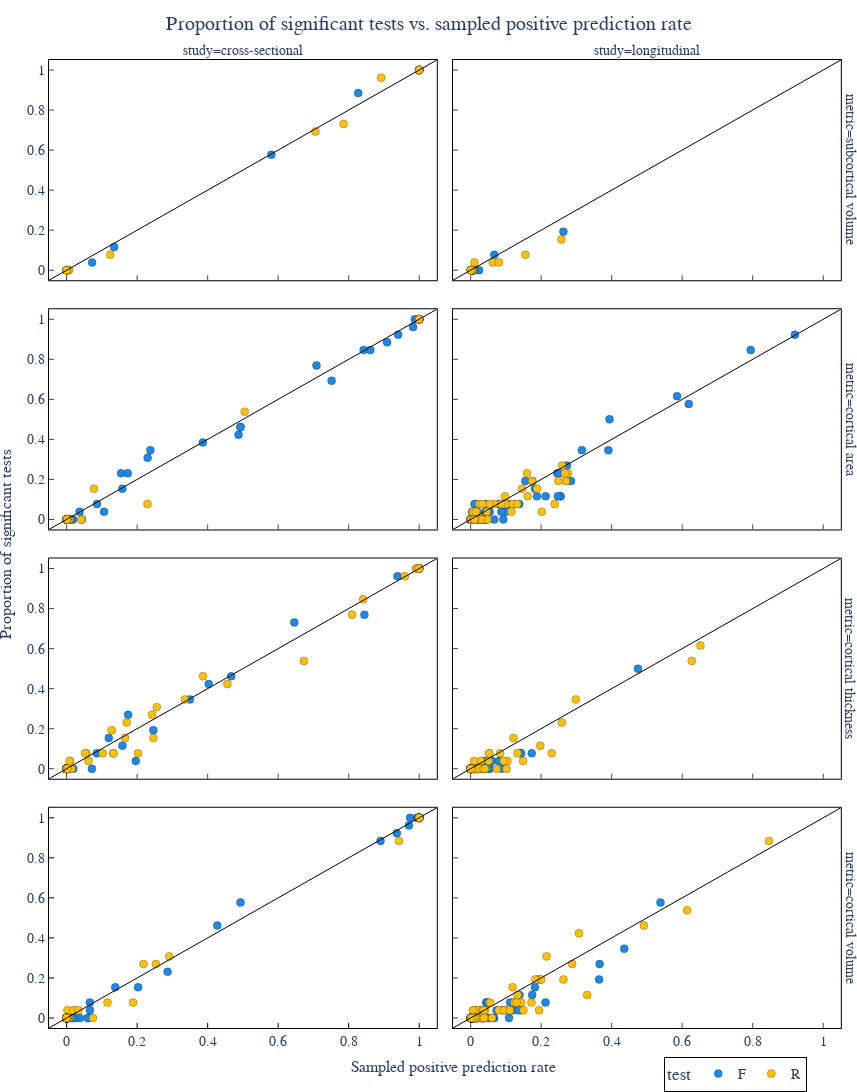

Source (notebook cell):
### Code cell
import plotly.graph_objects as go

colormap = {}
# Colorblind palette https://davidmathlogic.com/colorblind/#%23D81B60-%231E88E5-%23FFC107-%23004D40
colormap["T"] = "#D81B60"
colormap["F"] = "#1E88E5"
colormap["R"] = "#FFC107"

df.loc[df["test"] == "r", "test"] = "R"

fig = px.scatter(
    df[df["region"].isin(regions)],
    x="P_sampled",
    y="Fraction Significant_sampled",
    facet_col="study",
    facet_row="metric",
    color="test",
    color_discrete_map=colormap,
    height=1200,
    width=1200 / 1.4,
)
fig.add_trace(
    go.Scatter(
        x=[-1, 2], y=[-1, 2], mode="lines", line=dict(color="black", width=1), showlegend=False
    ),
    row="all",
    col="all",
)

nature_style(fig, width=fig.layout.width, height=fig.layout.height)


# 1. Remove the titles from the individual subplot axes
fig.update_xaxes(title=None)
fig.update_yaxes(title=None)

# 1. Disable standard axis titles
fig.update_layout(
    title_x=0.5,
    xaxis_title="",
    yaxis_title="",
    margin=dict(l=80, b=80),
    legend=dict(
        x=0.85,
        y=-0.03,
        orientation="h",
        xanchor="center",
        yanchor="top",
        bgcolor="rgba(255, 255, 255, 0.8)",
        bordercolor="black",
        borderwidth=1,
    ),
)

# X axis
fig.add_annotation(
    x=0.5,  # Center of the figure width
    y=-0.03,  # Position below the plot (adjust as needed)
    xref="paper",  # Use normalized coordinates (0-1)
    yref="paper",
    text="Sampled positive prediction rate",
    showarrow=False,
    font=dict(size=16),  # Match your Nature-style font
    xanchor="center",
    yanchor="top",
)
# Y axis
fig.add_annotation(
    x=-0.04,  # Position to the left of the plot (adjust as needed)
    y=0.5,  # Center of the figure height
    xref="paper",
    yref="paper",
    text="Proportion of significant tests",
    textangle=-90,  # Rotate vertical
    showarrow=False,
    font=dict(size=16),
    xanchor="right",
    yanchor="middle",
)

fig.update_layout(margin=dict(l=10, b=20, t=60, r=0))
fig.update_layout(title="Proportion of significant tests vs. sampled positive prediction rate", title_x=0.501)

### Figure 1 — Plotly figure (JSON) as saved in the notebook; plotly's stock layout.template omitted (floating-point values rounded to 4 significant figures)
{"data": [{"hovertemplate": "test=F<br>metric=subcortical volume<br>study=cross-sectional<br>P_sampled=%{x}<br>Fraction Significant_sampled=%{y}<extra></extra>", "legendgroup": "F", "marker": {"color": "#1E88E5", "line": {"color": "black", "width": 0.25}, "opacity": 1, "size": 8, "symbol": "circle"}, "mode": "markers", "name": "F", "orientation": "v", "showlegend": true, "type": "scatter", "x": [0.5807, 0.07229, 1.755e-47, 0.827, 1.0, 0.0006695, 1.0, 1.0, 1.0, 1.872e-05, 1.0, 1.0, 0.1347, 1.0], "xaxis": "x7", "y": [0.5769, 0.03846, 0.0, 0.8846, 1.0, 0.0, 1.0, 1.0, 1.0, 0.0, 1.0, 1.0, 0.1154, 1.0], "yaxis": "y7"}, {"hovertemplate": "test=F<br>metric=subcortical volume<br>study=longitudinal<br>P_sampled=%{x}<br>Fraction Significant_sampled=%{y}<extra></extra>", "legendgroup": "F", "marker": {"color": "#1E88E5", "line": {"color": "black", "width": 0.25}, "opacity": 1, "size": 8, "symbol": "circle"}, "mode": "markers", "name": "F", "orientation": "v", "showlegend": false, "type": "scatter", "x": [0.005881, 0.001131, 0.008758, 0.02399, 0.008172, 0.004921, 0.004632, 0.006011, 0.06714, 0.2631, 0.01028, 0.004138, 0.006953, 0.009285], "xaxis": "x8", "y": [0.0, 0.0, 0.0, 0.0, 0.0, 0.0, 0.0, 0.0, 0.07692, 0.1923, 0.0, 0.0, 0.0, 0.0], "yaxis": "y8"}, {"hovertemplate": "test=F<br>metric=cortical area<br>study=cross-sectional<br>P_sampled=%{x}<br>Fraction Significant_sampled=%{y}<extra></extra>", "legendgroup": "F", "marker": {"color": "#1E88E5", "line": {"color": "black", "width": 0.25}, "opacity": 1, "size": 8, "symbol": "circle"}, "mode": "markers", "name": "F", "orientation": "v", "showlegend": false, "type": "scatter", "x": [0.0001208, 5.379e-05, 0.03678, 0.0009266, 4.956e-05, 0.04331, 0.01832, 2.106e-05, 0.002655, 0.7087, 1.687e-07, 3.844e-05, 0.002181, 0.1544, 0.00239, 0.01506, 1.191e-12, 0.0001434, 1.0, 5.809e-06, 1.0, 0.9876, 0.0001141, 1.0, 4.269e-17, 0.2374, 0.1062, 0.9089, 5.4e-09, 5.659e-09, 0.4876, 7.724e-11, 5.814e-05, 0.3864, 0.158, 1.0, 1.168e-15, 1.831e-10, 2.44e-10, 0.9404, 0.0003204, 2.541e-05, 9.955e-06, 0.4931, 1.9e-14, 0.1735, 0.8424, 7.797e-06, 0.8615, 0.493, 4.359e-13, 0.005958, 0.9993, 1.0, 1.0, 0.08609, 1.063e-16, 1.0, 2.835e-15, 8.477e-08, 0.9998, 1.0, 0.0003719, 1.968e-16, 0.9826, 4.096e-09, 0.2298, 0.7515], "xaxis": "x5", "y": [0.0, 0.0, 0.03846, 0.0, 0.0, 0.0, 0.0, 0.0, 0.0, 0.7692, 0.0, 0.0, 0.0, 0.2308, 0.0, 0.0, 0.0, 0.0, 1.0, 0.0, 1.0, 1.0, 0.0, 1.0, 0.0, 0.3462, 0.03846, 0.8846, 0.0, 0.0, 0.4231, 0.0, 0.0, 0.3846, 0.1538, 1.0, 0.0, 0.0, 0.0, 0.9231, 0.0, 0.0, 0.0, 0.4615, 0.0, 0.2308, 0.8462, 0.0, 0.8462, 0.4615, 0.0, 0.0, 1.0, 1.0, 1.0, 0.07692, 0.0, 1.0, 0.0, 0.0, 1.0, 1.0, 0.0, 0.0, 0.9615, 0.0, 0.3077, 0.6923], "yaxis": "y5"}, {"hovertemplate": "test=F<br>metric=cortical area<br>study=longitudinal<br>P_sampled=%{x}<br>Fraction Significant_sampled=%{y}<extra></extra>", "legendgroup": "F", "marker": {"color": "#1E88E5", "line": {"color": "black", "width": 0.25}, "opacity": 1, "size": 8, "symbol": "circle"}, "mode": "markers", "name": "F", "orientation": "v", "showlegend": false, "type": "scatter", "x": [0.138, 0.004416, 0.007481, 0.5854, 0.09961, 0.04174, 0.2551, 0.7943, 0.3154, 0.02052, 0.01306, 0.1552, 0.001804, 0.08392, 0.0343, 0.3908, 0.0002803, 0.02396, 0.2541, 0.04467, 0.0803, 0.1749, 0.003959, 0.04373, 0.001321, 0.01368, 0.008277, 0.009033, 0.0454, 0.08706, 0.2461, 0.2731, 0.004319, 0.2126, 0.1881, 0.02911, 0.0003912, 0.2846, 0.09264, 0.008838, 0.6187, 0.01695, 0.006051, 0.01426, 0.00582, 0.9196, 0.01895, 0.2505, 0.04636, 0.1084, 0.001094, 0.05413, 0.3939, 0.01707, 0.06684, 0.1274, 0.000476, 0.04867, 4.561e-05, 0.0002257, 0.016, 2.757e-05, 0.004737, 0.01094, 0.2474, 0.003972, 0.001322, 0.1825], "xaxis": "x6", "y": [0.07692, 0.0, 0.0, 0.6154, 0.03846, 0.03846, 0.1154, 0.8462, 0.3462, 0.0, 0.0, 0.1923, 0.0, 0.07692, 0.0, 0.3462, 0.0, 0.0, 0.1154, 0.0, 0.07692, 0.1923, 0.0, 0.07692, 0.0, 0.0, 0.0, 0.0, 0.0, 0.03846, 0.2308, 0.2692, 0.03846, 0.1154, 0.1154, 0.0, 0.0, 0.1923, 0.0, 0.0, 0.5769, 0.07692, 0.0, 0.03846, 0.0, 0.9231, 0.03846, 0.2308, 0.03846, 0.07692, 0.0, 0.03846, 0.5, 0.0, 0.0, 0.07692, 0.0, 0.03846, 0.0, 0.0, 0.0, 0.0, 0.0, 0.07692, 0.1154, 0.0, 0.0, 0.1538], "yaxis": "y6"}, {"hovertemplate": "test=F<br>metric=cortical thickness<br>study=cross-sectional<br>P_sampled=%{x}<br>Fraction Significant_sampled=%{y}<extra></extra>", "legendgroup": "F", "marker": {"color": "#1E88E5", "line": {"color": "black", "width": 0.25}, "opacity": 1, "size": 8, "symbol": "circle"}, "mode": "markers", "name": "F", "orientation": "v", "showlegend": false, "type": "scatter", "x": [2.442e-11, 1.118e-06, 3.556e-13, 7.624e-12, 0.9383, 0.1582, 0.01877, 4.271e-10, 2.403e-06, 0.4667, 1.929e-08, 1.141e-09, 0.9985, 5.797e-12, 2.332e-06, 1.584e-09, 1.0, 9.335e-09, 1.539e-09, 0.6458, 9.308e-05, 0.001602, 7.626e-07, 6.537e-11, 0.4031, 2.151e-13, 5.207e-06, 5.133e-05, 1.956e-18, 1.021e-20, 1.047e-13, 2.205e-11, 0.1961, 4.936e-07, 3.083e-16, 2.299e-08, 1.573e-11, 5.895e-09, 0.8446, 0.001803, 3.66e-05, 2.025e-13, 1.466e-14, 0.2461, 3.617e-05, 1.592e-20, 6.342e-05, 7.69e-08, 0.07166, 8.564e-13, 0.3496, 0.1744, 1.06e-07, 0.1196, 1.603e-05, 4.123e-06, 0.001646, 6.807e-10, 0.08567, 3.998e-09, 1.111e-06, 0.0003572, 0.0001549, 4.21e-41, 5.699e-10, 1.143e-14, 0.0001053, 1.976e-14], "xaxis": "x3", "y": [0.0, 0.0, 0.0, 0.0, 0.9615, 0.1154, 0.0, 0.0, 0.0, 0.4615, 0.0, 0.0, 1.0, 0.0, 0.0, 0.0, 1.0, 0.0, 0.0, 0.7308, 0.0, 0.0, 0.0, 0.0, 0.4231, 0.0, 0.0, 0.0, 0.0, 0.0, 0.0, 0.0, 0.03846, 0.0, 0.0, 0.0, 0.0, 0.0, 0.7692, 0.0, 0.0, 0.0, 0.0, 0.1923, 0.0, 0.0, 0.0, 0.0, 0.0, 0.0, 0.3462, 0.2692, 0.0, 0.1538, 0.0, 0.0, 0.0, 0.0, 0.07692, 0.0, 0.0, 0.0, 0.0, 0.0, 0.0, 0.0, 0.0, 0.0], "yaxis": "y3"}, {"hovertemplate": "test=F<br>metric=cortical thickness<br>study=longitudinal<br>P_sampled=%{x}<br>Fraction Significant_sampled=%{y}<extra></extra>", "legendgroup": "F", "marker": {"color": "#1E88E5", "line": {"color": "black", "width": 0.25}, "opacity": 1, "size": 8, "symbol": "circle"}, "mode": "markers", "name": "F", "orientation": "v", "showlegend": false, "type": "scatter", "x": [0.002037, 0.001371, 0.00829, 0.0116, 0.04071, 0.03302, 0.05426, 1.211e-05, 0.004121, 0.000321, 0.142, 0.008284, 3.607e-06, 0.007609, 0.009275, 4.965e-06, 1.204e-07, 0.04461, 0.4746, 3.068e-06, 0.01438, 0.0883, 0.0001764, 0.005774, 0.002296, 8.623e-06, 0.143, 3.802e-06, 0.009485, 1.785e-06, 0.0004264, 6.27e-09, 0.01334, 0.0003667, 6.098e-05, 0.002467, 3.04e-07, 0.00759, 0.01162, 0.03077, 0.01099, 4.572e-08, 6.375e-09, 0.1733, 0.04904, 0.007226, 0.003889, 0.0207, 0.004627, 1.847e-06, 0.0003125, 0.06065, 4.993e-06, 0.05174, 3.792e-05, 0.0807, 9.768e-06, 0.02486, 0.001561, 2.808e-09, 0.02896, 6.28e-05, 0.0001559, 1.948e-06, 0.0001697, 0.003266, 0.002002, 0.001314], "xaxis": "x4", "y": [0.0, 0.0, 0.0, 0.0, 0.0, 0.03846, 0.0, 0.0, 0.0, 0.0, 0.07692, 0.0, 0.0, 0.0, 0.0, 0.0, 0.0, 0.03846, 0.5, 0.0, 0.0, 0.0, 0.0, 0.0, 0.0, 0.0, 0.07692, 0.0, 0.0, 0.0, 0.0, 0.0, 0.0, 0.0, 0.0, 0.0, 0.0, 0.0, 0.0, 0.0, 0.0, 0.0, 0.0, 0.07692, 0.03846, 0.0, 0.0, 0.0, 0.0, 0.0, 0.0, 0.03846, 0.0, 0.0, 0.0, 0.03846, 0.0, 0.0, 0.0, 0.0, 0.0, 0.0, 0.0, 0.0, 0.0, 0.0, 0.0, 0.0], "yaxis": "y4"}, {"hovertemplate": "test=F<br>metric=cortical volume<br>study=cross-sectional<br>P_sampled=%{x}<br>Fraction Significant_sampled=%{y}<extra></extra>", "legendgroup": "F", "marker": {"color": "#1E88E5", "line": {"color": "black", "width": 0.25}, "opacity": 1, "size": 8, "symbol": "circle"}, "mode": "markers", "name": "F", "orientation": "v", "showlegend": false, "type": "scatter", "x": [0.002068, 5.132e-13, 0.0187, 5.159e-09, 0.066, 0.2027, 0.03732, 4.026e-05, 3.314e-05, 1.0, 0.02366, 1.325e-23, 0.8904, 0.0003809, 0.0005915, 4.002e-07, 0.06266, 1.012e-07, 1.0, 0.06575, 1.0, 6.663e-14, 0.4273, 1.0, 0.01258, 0.9741, 0.9365, 0.9945, 0.00237, 1.505e-06, 0.9949, 2.365e-11, 0.006434, 0.005457, 0.004197, 1.0, 3.062e-13, 6.638e-07, 0.05915, 0.4931, 3.65e-05, 1.895e-06, 9.534e-09, 0.9979, 1.669e-11, 6.579e-05, 0.9999, 4.385e-09, 0.9708, 4.033e-06, 0.138, 5.871e-05, 0.9988, 1.0, 1.0, 0.0001059, 1.296e-18, 1.0, 2.581e-05, 0.0003003, 1.0, 1.0, 2.099e-06, 4.223e-14, 1.0, 2.352e-08, 0.01737, 0.2864], "xaxis": "x", "y": [0.0, 0.0, 0.0, 0.0, 0.03846, 0.1538, 0.0, 0.0, 0.0, 1.0, 0.0, 0.0, 0.8846, 0.0, 0.0, 0.0, 0.0, 0.0, 1.0, 0.07692, 1.0, 0.0, 0.4615, 1.0, 0.0, 1.0, 0.9231, 1.0, 0.0, 0.0, 1.0, 0.0, 0.0, 0.0, 0.0, 1.0, 0.0, 0.0, 0.0, 0.5769, 0.0, 0.0, 0.0, 1.0, 0.0, 0.0, 1.0, 0.0, 0.9615, 0.0, 0.1538, 0.0, 1.0, 1.0, 1.0, 0.0, 0.0, 1.0, 0.0, 0.0, 1.0, 1.0, 0.0, 0.0, 1.0, 0.0, 0.0, 0.2308], "yaxis": "y"}, {"hovertemplate": "test=F<br>metric=cortical volume<br>study=longitudinal<br>P_sampled=%{x}<br>Fraction Significant_sampled=%{y}<extra></extra>", "legendgroup": "F", "marker": {"color": "#1E88E5", "line": {"color": "black", "width": 0.25}, "opacity": 1, "size": 8, "symbol": "circle"}, "mode": "markers", "name": "F", "orientation": "v", "showlegend": false, "type": "scatter", "x": [0.1183, 0.01232, 0.03536, 0.003733, 0.05721, 0.1386, 0.3658, 0.4356, 0.1429, 0.00694, 0.03379, 0.05143, 9.027e-05, 1.473e-05, 0.07352, 0.3644, 0.002188, 0.2124, 0.04476, 0.02399, 0.03397, 0.00532, 0.0003331, 0.04522, 1.176e-05, 1.751e-05, 0.0001104, 0.1194, 0.007626, 0.0039, 0.1745, 0.05288, 0.009027, 0.01736, 0.04905, 0.001423, 0.0002972, 0.003205, 0.06666, 0.01685, 0.5385, 0.001504, 9.646e-05, 0.02891, 0.1088, 0.0899, 0.008311, 0.003169, 0.1823, 0.0007782, 0.004843, 0.1119, 0.09694, 0.06445, 0.1909, 0.0162, 6.071e-05, 0.04073, 0.001618, 1.017e-05, 0.03351, 0.02782, 0.01102, 0.001722, 0.1352, 0.0003543, 0.002358, 0.005167], "xaxis": "x2", "y": [0.07692, 0.0, 0.0, 0.0, 0.0, 0.1154, 0.2692, 0.3462, 0.03846, 0.0, 0.0, 0.0, 0.0, 0.0, 0.03846, 0.1923, 0.0, 0.07692, 0.07692, 0.0, 0.0, 0.0, 0.0, 0.07692, 0.0, 0.0, 0.0, 0.03846, 0.0, 0.0, 0.1154, 0.0, 0.0, 0.0, 0.07692, 0.0, 0.0, 0.0, 0.0, 0.0, 0.5769, 0.0, 0.0, 0.0, 0.0, 0.03846, 0.0, 0.0, 0.1538, 0.0, 0.0, 0.07692, 0.03846, 0.0, 0.1923, 0.0, 0.0, 0.0, 0.0, 0.0, 0.0, 0.0, 0.0, 0.0, 0.03846, 0.0, 0.0, 0.0], "yaxis": "y2"}, {"hovertemplate": "test=R<br>metric=subcortical volume<br>study=cross-sectional<br>P_sampled=%{x}<br>Fraction Significant_sampled=%{y}<extra></extra>", "legendgroup": "R", "marker": {"color": "#FFC107", "line": {"color": "black", "width": 0.25}, "opacity": 1, "size": 8, "symbol": "circle"}, "mode": "markers", "name": "R", "orientation": "v", "showlegend": true, "type": "scatter", "x": [0.0004924, 0.006981, 0.7855, 0.1237, 0.000169, 1.0, 3.108e-17, 4.219e-09, 0.7057, 0.001209, 0.8923, 1.012e-06, 1.0, 4.119e-10], "xaxis": "x7", "y": [0.0, 0.0, 0.7308, 0.07692, 0.0, 1.0, 0.0, 0.0, 0.6923, 0.0, 0.9615, 0.0, 1.0, 0.0], "yaxis": "y7"}, {"hovertemplate": "test=R<br>metric=subcortical volume<br>study=longitudinal<br>P_sampled=%{x}<br>Fraction Significant_sampled=%{y}<extra></extra>", "legendgroup": "R", "marker": {"color": "#FFC107", "line": {"color": "black", "width": 0.25}, "opacity": 1, "size": 8, "symbol": "circle"}, "mode": "markers", "name": "R", "orientation": "v", "showlegend": false, "type": "scatter", "x": [0.0001915, 0.0107, 0.0004432, 0.004524, 0.0008059, 0.002141, 0.005727, 0.005189, 0.06286, 0.1553, 0.003516, 0.0008959, 0.08024, 0.2573], "xaxis": "x8", "y": [0.0, 0.03846, 0.0, 0.0, 0.0, 0.0, 0.0, 0.0, 0.03846, 0.07692, 0.0, 0.0, 0.03846, 0.1538], "yaxis": "y8"}, {"hovertemplate": "test=R<br>metric=cortical area<br>study=cross-sectional<br>P_sampled=%{x}<br>Fraction Significant_sampled=%{y}<extra></extra>", "legendgroup": "R", "marker": {"color": "#FFC107", "line": {"color": "black", "width": 0.25}, "opacity": 1, "size": 8, "symbol": "circle"}, "mode": "markers", "name": "R", "orientation": "v", "showlegend": false, "type": "scatter", "x": [1.557e-07, 3.566e-13, 6.131e-09, 6.114e-09, 0.001178, 5.229e-05, 1.761e-09, 4.262e-13, 0.07745, 8.84e-05, 3.555e-18, 4.527e-20, 2.042e-05, 1.708e-06, 7.648e-07, 4.107e-10, 1.352e-17, 6.572e-07, 5.312e-15, 6.732e-07, 3.182e-17, 5.126e-23, 2.762e-08, 0.9989, 9.189e-07, 2.509e-08, 1.542e-06, 3.878e-07, 1.111e-07, 0.007841, 1.43e-34, 7.575e-14, 0.0004539, 1.619e-11, 4.352e-06, 4.153e-13, 6.051e-23, 1.233e-15, 1.971e-05, 0.006555, 0.0001257, 1.0, 3.301e-07, 0.0416, 3.832e-06, 4.856e-34, 0.002002, 0.5051, 0.0002967, 9.137e-07, 2.53e-19, 0.0001297, 2.675e-19, 9.16e-05, 1.605e-08, 4.071e-07, 7.397e-09, 1.622e-11, 4.434e-15, 3.066e-18, 3.756e-11, 0.2293, 2.343e-08, 0.0004348, 3.777e-28, 1.172e-07, 0.0006216, 0.001347], "xaxis": "x5", "y": [0.0, 0.0, 0.0, 0.0, 0.0, 0.0, 0.0, 0.0, 0.1538, 0.0, 0.0, 0.0, 0.0, 0.0, 0.0, 0.0, 0.0, 0.0, 0.0, 0.0, 0.0, 0.0, 0.0, 1.0, 0.0, 0.0, 0.0, 0.0, 0.0, 0.0, 0.0, 0.0, 0.0, 0.0, 0.0, 0.0, 0.0, 0.0, 0.0, 0.0, 0.0, 1.0, 0.0, 0.0, 0.0, 0.0, 0.0, 0.5385, 0.0, 0.0, 0.0, 0.0, 0.0, 0.0, 0.0, 0.0, 0.0, 0.0, 0.0, 0.0, 0.0, 0.07692, 0.0, 0.0, 0.0, 0.0, 0.0, 0.0], "yaxis": "y5"}, {"hovertemplate": "test=R<br>metric=cortical area<br>study=longitudinal<br>P_sampled=%{x}<br>Fraction Significant_sampled=%{y}<extra></extra>", "legendgroup": "R", "marker": {"color": "#FFC107", "line": {"color": "black", "width": 0.25}, "opacity": 1, "size": 8, "symbol": "circle"}, "mode": "markers", "name": "R", "orientation": "v", "showlegend": false, "type": "scatter", "x": [0.01695, 0.2702, 0.2592, 0.0335, 0.0202, 0.09951, 0.002674, 0.003235, 0.01499, 0.006779, 0.2759, 0.002819, 0.001869, 0.0002169, 0.01033, 0.01507, 0.0003244, 0.00716, 0.08667, 0.02463, 0.009874, 0.006643, 0.001719, 0.249, 0.003166, 0.146, 0.1885, 0.1154, 0.04633, 0.006373, 0.02009, 0.03647, 0.1599, 0.01109, 0.1186, 0.01791, 0.1318, 0.2674, 0.008647, 0.02791, 0.0001244, 0.202, 0.0002401, 0.06702, 0.0366, 0.01135, 0.1618, 0.01476, 0.04744, 0.00488, 3.246e-05, 0.0531, 0.008485, 0.03034, 0.00133, 0.1745, 0.0003989, 0.001887, 0.01167, 0.01147, 0.00894, 0.01485, 0.007459, 0.2386, 0.09733, 0.01223, 0.03306, 0.01077], "xaxis": "x6", "y": [0.03846, 0.1923, 0.2692, 0.0, 0.0, 0.07692, 0.0, 0.0, 0.0, 0.0, 0.2308, 0.0, 0.0, 0.0, 0.0, 0.0, 0.0, 0.0, 0.07692, 0.07692, 0.0, 0.03846, 0.0, 0.1923, 0.0, 0.1538, 0.1538, 0.03846, 0.03846, 0.0, 0.0, 0.0, 0.2308, 0.0, 0.07692, 0.0, 0.07692, 0.2308, 0.0, 0.0, 0.0, 0.03846, 0.0, 0.07692, 0.0, 0.0, 0.1154, 0.0, 0.0, 0.0, 0.0, 0.07692, 0.0, 0.0, 0.0, 0.1923, 0.0, 0.0, 0.0, 0.0, 0.0, 0.03846, 0.0, 0.07692, 0.1154, 0.0, 0.07692, 0.0], "yaxis": "y6"}, {"hovertemplate": "test=R<br>metric=cortical thickness<br>study=cross-sectional<br>P_sampled=%{x}<br>Fraction Significant_sampled=%{y}<extra></extra>", "legendgroup": "R", "marker": {"color": "#FFC107", "line": {"color": "black", "width": 0.25}, "opacity": 1, "size": 8, "symbol": "circle"}, "mode": "markers", "name": "R", "orientation": "v", "showlegend": false, "type": "scatter", "x": [3.431e-10, 1.064e-09, 0.06206, 0.2423, 0.001919, 0.006082, 0.6727, 0.8411, 0.002547, 1.569e-06, 3.211e-12, 0.8098, 0.0003435, 0.0001449, 1.188e-05, 0.1321, 0.1279, 3.433e-18, 4.435e-06, 3.105e-05, 1.202e-07, 1.0, 0.9993, 0.002816, 1.0, 0.2459, 6.262e-06, 1.247e-14, 2.951e-16, 0.9999, 0.9907, 1.0, 0.1022, 0.0001913, 9.337e-05, 1.867e-06, 1.72e-11, 0.456, 0.009436, 3.898e-06, 0.9592, 0.05586, 2.424e-06, 0.05255, 4.42e-06, 0.2556, 0.2025, 0.001967, 1.788e-05, 0.01361, 0.3354, 7.497e-12, 1.925e-13, 0.1331, 3.503e-06, 1.0, 0.995, 4.982e-11, 0.008458, 0.9999, 4.053e-11, 4.287e-16, 1.582e-08, 0.0002316, 0.003016, 0.3868, 0.1705, 0.1657], "xaxis": "x3", "y": [0.0, 0.0, 0.03846, 0.2692, 0.0, 0.0, 0.5385, 0.8462, 0.0, 0.0, 0.0, 0.7692, 0.0, 0.0, 0.0, 0.07692, 0.1923, 0.0, 0.0, 0.0, 0.0, 1.0, 1.0, 0.0, 1.0, 0.1538, 0.0, 0.0, 0.0, 1.0, 1.0, 1.0, 0.07692, 0.0, 0.0, 0.0, 0.0, 0.4231, 0.03846, 0.0, 0.9615, 0.07692, 0.0, 0.07692, 0.0, 0.3077, 0.07692, 0.0, 0.0, 0.0, 0.3462, 0.0, 0.0, 0.07692, 0.0, 1.0, 1.0, 0.0, 0.03846, 1.0, 0.0, 0.0, 0.0, 0.0, 0.0, 0.4615, 0.2308, 0.1538], "yaxis": "y3"}, {"hovertemplate": "test=R<br>metric=cortical thickness<br>study=longitudinal<br>P_sampled=%{x}<br>Fraction Significant_sampled=%{y}<extra></extra>", "legendgroup": "R", "marker": {"color": "#FFC107", "line": {"color": "black", "width": 0.25}, "opacity": 1, "size": 8, "symbol": "circle"}, "mode": "markers", "name": "R", "orientation": "v", "showlegend": false, "type": "scatter", "x": [0.0001493, 0.01356, 0.003008, 0.02809, 0.07394, 0.02254, 1.263e-06, 0.0004714, 0.02266, 0.02916, 0.08364, 0.0002308, 0.1328, 0.2981, 0.022, 0.1045, 0.0003716, 0.006283, 0.01881, 0.0294, 0.0009835, 0.2301, 0.1019, 0.003165, 0.03652, 5.849e-05, 0.1975, 5.475e-06, 0.1489, 2.543e-05, 0.001042, 2.974e-05, 0.009409, 5.4e-05, 0.01963, 0.051, 1.346e-06, 0.004918, 0.001396, 0.005919, 0.0001165, 2.246e-06, 0.001052, 0.02278, 0.6518, 4.413e-07, 0.007439, 0.02264, 0.01449, 0.2585, 0.01413, 0.09371, 0.01347, 0.01235, 0.00251, 0.1212, 3.799e-06, 0.05264, 0.0004326, 0.02368, 0.03574, 0.05277, 0.04064, 4.118e-08, 0.6271, 2.754e-05, 0.005419, 4.296e-05], "xaxis": "x4", "y": [0.0, 0.0, 0.0, 0.0, 0.0, 0.0, 0.0, 0.0, 0.0, 0.0, 0.07692, 0.0, 0.07692, 0.3462, 0.0, 0.03846, 0.0, 0.0, 0.0, 0.03846, 0.0, 0.07692, 0.0, 0.0, 0.0, 0.0, 0.1154, 0.0, 0.03846, 0.0, 0.0, 0.0, 0.03846, 0.0, 0.0, 0.03846, 0.0, 0.0, 0.0, 0.0, 0.0, 0.0, 0.0, 0.0, 0.6154, 0.0, 0.0, 0.0, 0.0, 0.2308, 0.0, 0.03846, 0.0, 0.0, 0.0, 0.1538, 0.0, 0.07692, 0.0, 0.0, 0.0, 0.07692, 0.0, 0.0, 0.5385, 0.0, 0.0, 0.0], "yaxis": "y4"}, {"hovertemplate": "test=R<br>metric=cortical volume<br>study=cross-sectional<br>P_sampled=%{x}<br>Fraction Significant_sampled=%{y}<extra></extra>", "legendgroup": "R", "marker": {"color": "#FFC107", "line": {"color": "black", "width": 0.25}, "opacity": 1, "size": 8, "symbol": "circle"}, "mode": "markers", "name": "R", "orientation": "v", "showlegend": false, "type": "scatter", "x": [2.564e-08, 7.575e-17, 0.002231, 3.589e-17, 0.006554, 0.001895, 0.02184, 0.291, 0.2181, 1.685e-09, 6.322e-17, 2.313e-24, 9.87e-14, 6.899e-24, 1.581e-08, 3.701e-08, 1.295e-06, 1.048e-10, 3.744e-17, 6.957e-11, 2.564e-41, 0.0002801, 0.9427, 1.0, 0.002261, 3.404e-07, 7.109e-07, 2.821e-06, 4.051e-09, 5.383e-38, 0.01897, 1.178e-07, 0.07479, 0.0006932, 0.002171, 4.595e-16, 3.318e-21, 5.957e-33, 6.701e-08, 2.439e-08, 0.9992, 1.0, 6.236e-11, 0.2532, 1.843e-07, 1.649e-08, 5.584e-08, 5.3e-17, 2.179e-05, 0.03343, 3.402e-05, 1.463e-07, 6.329e-10, 0.001848, 3.4e-09, 1.299e-15, 5.207e-15, 3.287e-13, 1.735e-06, 5.912e-15, 1.198e-11, 0.1885, 0.0007687, 2.697e-14, 3.864e-10, 5.934e-10, 0.1159, 8.148e-08], "xaxis": "x", "y": [0.0, 0.0, 0.0, 0.0, 0.0, 0.0, 0.03846, 0.3077, 0.2692, 0.0, 0.0, 0.0, 0.0, 0.0, 0.0, 0.0, 0.0, 0.0, 0.0, 0.0, 0.0, 0.0, 0.8846, 1.0, 0.03846, 0.0, 0.0, 0.0, 0.0, 0.0, 0.03846, 0.0, 0.0, 0.0, 0.0, 0.0, 0.0, 0.0, 0.0, 0.0, 1.0, 1.0, 0.0, 0.2692, 0.0, 0.0, 0.0, 0.0, 0.0, 0.03846, 0.0, 0.0, 0.0, 0.0, 0.0, 0.0, 0.0, 0.0, 0.0, 0.0, 0.0, 0.07692, 0.0, 0.0, 0.0, 0.0, 0.07692, 0.0], "yaxis": "y"}, {"hovertemplate": "test=R<br>metric=cortical volume<br>study=longitudinal<br>P_sampled=%{x}<br>Fraction Significant_sampled=%{y}<extra></extra>", "legendgroup": "R", "marker": {"color": "#FFC107", "line": {"color": "black", "width": 0.25}, "opacity": 1, "size": 8, "symbol": "circle"}, "mode": "markers", "name": "R", "orientation": "v", "showlegend": false, "type": "scatter", "x": [0.01907, 0.3305, 0.2882, 0.01162, 0.0395, 0.008739, 0.0004819, 0.0159, 0.003751, 0.05462, 0.03401, 0.007886, 0.08, 0.1259, 0.03736, 0.09452, 5.073e-06, 0.1725, 0.1987, 0.009633, 9.32e-05, 0.1435, 0.1116, 0.3071, 0.002149, 0.01856, 0.01403, 0.2004, 0.02927, 0.0001229, 0.02205, 0.006488, 0.1942, 5.282e-05, 0.1836, 0.1187, 0.04071, 0.1498, 0.001981, 0.009366, 0.004486, 0.04024, 0.0002109, 0.0323, 0.4913, 0.03588, 0.02058, 0.2154, 0.06086, 0.01044, 0.02861, 0.124, 0.01538, 0.03466, 0.133, 0.614, 0.03736, 0.2633, 0.003572, 0.1306, 0.001012, 0.0003997, 0.01383, 0.03805, 0.8458, 0.00882, 0.0007128, 0.002843], "xaxis": "x2", "y": [0.0, 0.1154, 0.2692, 0.0, 0.0, 0.0, 0.0, 0.03846, 0.0, 0.07692, 0.03846, 0.03846, 0.03846, 0.07692, 0.03846, 0.03846, 0.0, 0.07692, 0.1923, 0.03846, 0.0, 0.07692, 0.03846, 0.4231, 0.0, 0.0, 0.03846, 0.1923, 0.0, 0.0, 0.03846, 0.03846, 0.03846, 0.0, 0.1923, 0.1538, 0.03846, 0.03846, 0.0, 0.0, 0.0, 0.0, 0.0, 0.03846, 0.4615, 0.03846, 0.0, 0.3077, 0.0, 0.0, 0.0, 0.07692, 0.0, 0.0, 0.1154, 0.5385, 0.03846, 0.1923, 0.0, 0.07692, 0.0, 0.0, 0.0, 0.0, 0.8846, 0.0, 0.0, 0.0], "yaxis": "y2"}, {"line": {"color": "black", "width": 1}, "marker": {"line": {"color": "black", "width": 0.25}, "opacity": 1, "size": 8}, "mode": "lines", "showlegend": false, "type": "scatter", "x": [-1, 2], "xaxis": "x", "y": [-1, 2], "yaxis": "y"}, {"line": {"color": "black", "width": 1}, "marker": {"line": {"color": "black", "width": 0.25}, "opacity": 1, "size": 8}, "mode": "lines", "showlegend": false, "type": "scatter", "x": [-1, 2], "xaxis": "x2", "y": [-1, 2], "yaxis": "y2"}, {"line": {"color": "black", "width": 1}, "marker": {"line": {"color": "black", "width": 0.25}, "opacity": 1, "size": 8}, "mode": "lines", "showlegend": false, "type": "scatter", "x": [-1, 2], "xaxis": "x3", "y": [-1, 2], "yaxis": "y3"}, {"line": {"color": "black", "width": 1}, "marker": {"line": {"color": "black", "width": 0.25}, "opacity": 1, "size": 8}, "mode": "lines", "showlegend": false, "type": "scatter", "x": [-1, 2], "xaxis": "x4", "y": [-1, 2], "yaxis": "y4"}, {"line": {"color": "black", "width": 1}, "marker": {"line": {"color": "black", "width": 0.25}, "opacity": 1, "size": 8}, "mode": "lines", "showlegend": false, "type": "scatter", "x": [-1, 2], "xaxis": "x5", "y": [-1, 2], "yaxis": "y5"}, {"line": {"color": "black", "width": 1}, "marker": {"line": {"color": "black", "width": 0.25}, "opacity": 1, "size": 8}, "mode": "lines", "showlegend": false, "type": "scatter", "x": [-1, 2], "xaxis": "x6", "y": [-1, 2], "yaxis": "y6"}, {"line": {"color": "black", "width": 1}, "marker": {"line": {"color": "black", "width": 0.25}, "opacity": 1, "size": 8}, "mode": "lines", "showlegend": false, "type": "scatter", "x": [-1, 2], "xaxis": "x7", "y": [-1, 2], "yaxis": "y7"}, {"line": {"color": "black", "width": 1}, "marker": {"line": {"color": "black", "width": 0.25}, "opacity": 1, "size": 8}, "mode": "lines", "showlegend": false, "type": "scatter", "x": [-1, 2], "xaxis": "x8", "y": [-1, 2], "yaxis": "y8"}], "layout": {"annotations": [{"showarrow": false, "text": "study=cross-sectional", "x": 0.24, "xanchor": "center", "xref": "paper", "y": 1, "yanchor": "bottom", "yref": "paper"}, {"showarrow": false, "text": "study=longitudinal", "x": 0.74, "xanchor": "center", "xref": "paper", "y": 1, "yanchor": "bottom", "yref": "paper"}, {"showarrow": false, "text": "metric=cortical volume", "textangle": 90, "x": 0.98, "xanchor": "left", "xref": "paper", "y": 0.1138, "yanchor": "middle", "yref": "paper"}, {"showarrow": false, "text": "metric=cortical thickness", "textangle": 90, "x": 0.98, "xanchor": "left", "xref": "paper", "y": 0.3712, "yanchor": "middle", "yref": "paper"}, {"showarrow": false, "text": "metric=cortical area", "textangle": 90, "x": 0.98, "xanchor": "left", "xref": "paper", "y": 0.6288, "yanchor": "middle", "yref": "paper"}, {"showarrow": false, "text": "metric=subcortical volume", "textangle": 90, "x": 0.98, "xanchor": "left", "xref": "paper", "y": 0.8862, "yanchor": "middle", "yref": "paper"}, {"font": {"size": 16}, "showarrow": false, "text": "Sampled positive prediction rate", "x": 0.5, "xanchor": "center", "xref": "paper", "y": -0.03, "yanchor": "top", "yref": "paper"}, {"font": {"size": 16}, "showarrow": false, "text": "Proportion of significant tests", "textangle": -90, "x": -0.04, "xanchor": "right", "xref": "paper", "y": 0.5, "yanchor": "middle", "yref": "paper"}], "font": {"family": "Helvetica", "size": 14}, "height": 1200, "legend": {"bgcolor": "rgba(255, 255, 255, 0.8)", "bordercolor": "black", "borderwidth": 1, "orientation": "h", "title": {"text": "test"}, "tracegroupgap": 0, "x": 0.85, "xanchor": "center", "y": -0.03, "yanchor": "top"}, "margin": {"b": 20, "l": 10, "r": 0, "t": 60}, "paper_bgcolor": "white", "plot_bgcolor": "white", "showlegend": true, "title": {"text": "Proportion of significant tests vs. sampled positive prediction rate", "x": 0.501}, "width": 857.1, "xaxis": {"anchor": "y", "categoryorder": "array", "domain": [0, 0.48], "linecolor": "black", "linewidth": 1, "mirror": true, "range": [-0.05, 1.05], "showgrid": false, "showline": true, "tickcolor": "black", "ticks": "inside", "tickwidth": 1, "title": {"text": ""}}, "xaxis2": {"anchor": "y2", "categoryorder": "array", "domain": [0.5, 0.98], "linecolor": "black", "linewidth": 1, "matches": "x", "mirror": true, "showline": true, "ticks": "inside", "title": {}}, "xaxis3": {"anchor": "y3", "categoryorder": "array", "domain": [0, 0.48], "linecolor": "black", "linewidth": 1, "matches": "x", "mirror": true, "showline": true, "showticklabels": false, "ticks": "inside", "title": {}}, "xaxis4": {"anchor": "y4", "categoryorder": "array", "domain": [0.5, 0.98], "linecolor": "black", "linewidth": 1, "matches": "x", "mirror": true, "showline": true, "showticklabels": false, "ticks": "inside", "title": {}}, "xaxis5": {"anchor": "y5", "categoryorder": "array", "domain": [0, 0.48], "linecolor": "black", "linewidth": 1, "matches": "x", "mirror": true, "showline": true, "showticklabels": false, "ticks": "inside", "title": {}}, "xaxis6": {"anchor": "y6", "categoryorder": "array", "domain": [0.5, 0.98], "linecolor": "black", "linewidth": 1, "matches": "x", "mirror": true, "showline": true, "showticklabels": false, "ticks": "inside", "title": {}}, "xaxis7": {"anchor": "y7", "categoryorder": "array", "domain": [0, 0.48], "linecolor": "black", "linewidth": 1, "matches": "x", "mirror": true, "showline": true, "showticklabels": false, "ticks": "inside", "title": {}}, "xaxis8": {"anchor": "y8", "categoryorder": "array", "domain": [0.5, 0.98], "linecolor": "black", "linewidth": 1, "matches": "x", "mirror": true, "showline": true, "showticklabels": false, "ticks": "inside", "title": {}}, "yaxis": {"anchor": "x", "domain": [0, 0.2275], "linecolor": "black", "linewidth": 1, "mirror": true, "range": [-0.05, 1.05], "showgrid": false, "showline": true, "tickcolor": "black", "ticks": "inside", "tickwidth": 1, "title": {"text": ""}}, "yaxis2": {"anchor": "x2", "domain": [0, 0.2275], "linecolor": "black", "linewidth": 1, "matches": "y", "mirror": true, "showline": true, "showticklabels": false, "ticks": "inside", "title": {}}, "yaxis3": {"anchor": "x3", "domain": [0.2575, 0.485], "linecolor": "black", "linewidth": 1, "matches": "y", "mirror": true, "showline": true, "ticks": "inside", "title": {}}, "yaxis4": {"anchor": "x4", "domain": [0.2575, 0.485], "linecolor": "black", "linewidth": 1, "matches": "y", "mirror": true, "showline": true, "showticklabels": false, "ticks": "inside", "title": {}}, "yaxis5": {"anchor": "x5", "domain": [0.515, 0.7425], "linecolor": "black", "linewidth": 1, "matches": "y", "mirror": true, "showline": true, "ticks": "inside", "title": {}}, "yaxis6": {"anchor": "x6", "domain": [0.515, 0.7425], "linecolor": "black", "linewidth": 1, "matches": "y", "mirror": true, "showline": true, "showticklabels": false, "ticks": "inside", "title": {}}, "yaxis7": {"anchor": "x7", "domain": [0.7725, 1], "linecolor": "black", "linewidth": 1, "matches": "y", "mirror": true, "showline": true, "ticks": "inside", "title": {}}, "yaxis8": {"anchor": "x8", "domain": [0.7725, 1], "linecolor": "black", "linewidth": 1, "matches": "y", "mirror": true, "showline": true, "showticklabels": false, "ticks": "inside", "title": {}}}}
